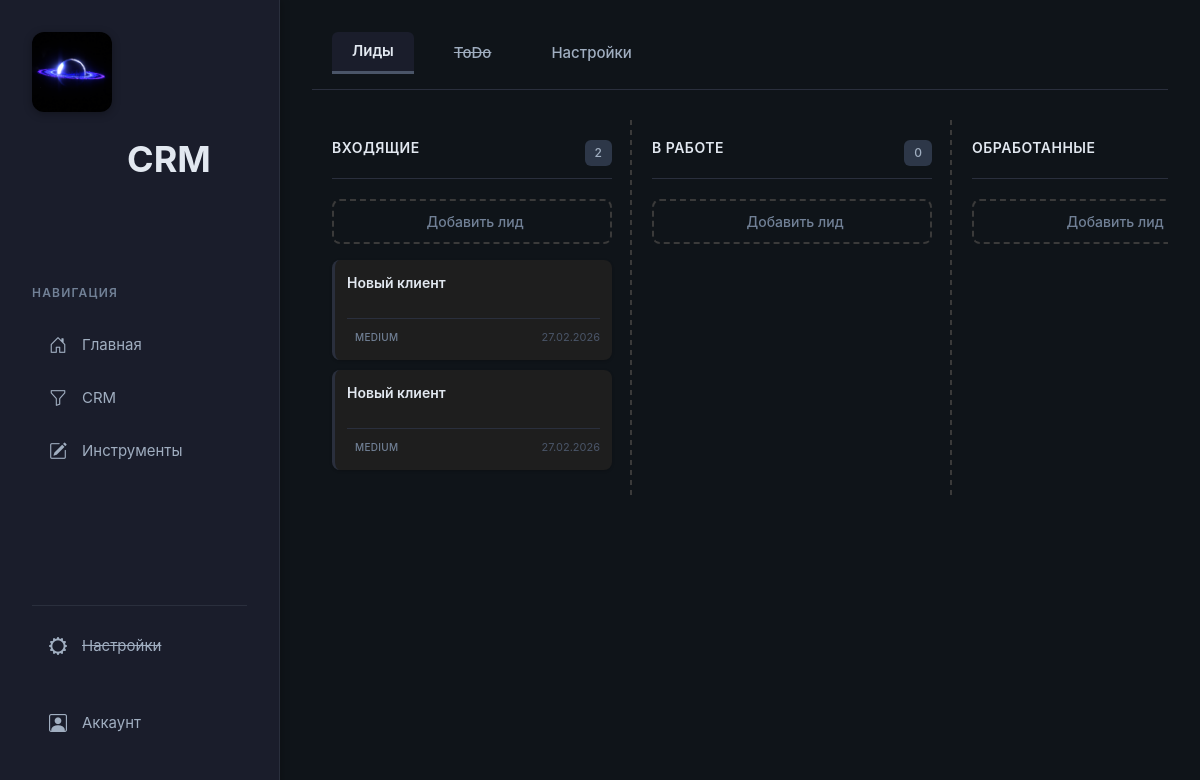
The app's page /crm/ (signed in), older data.
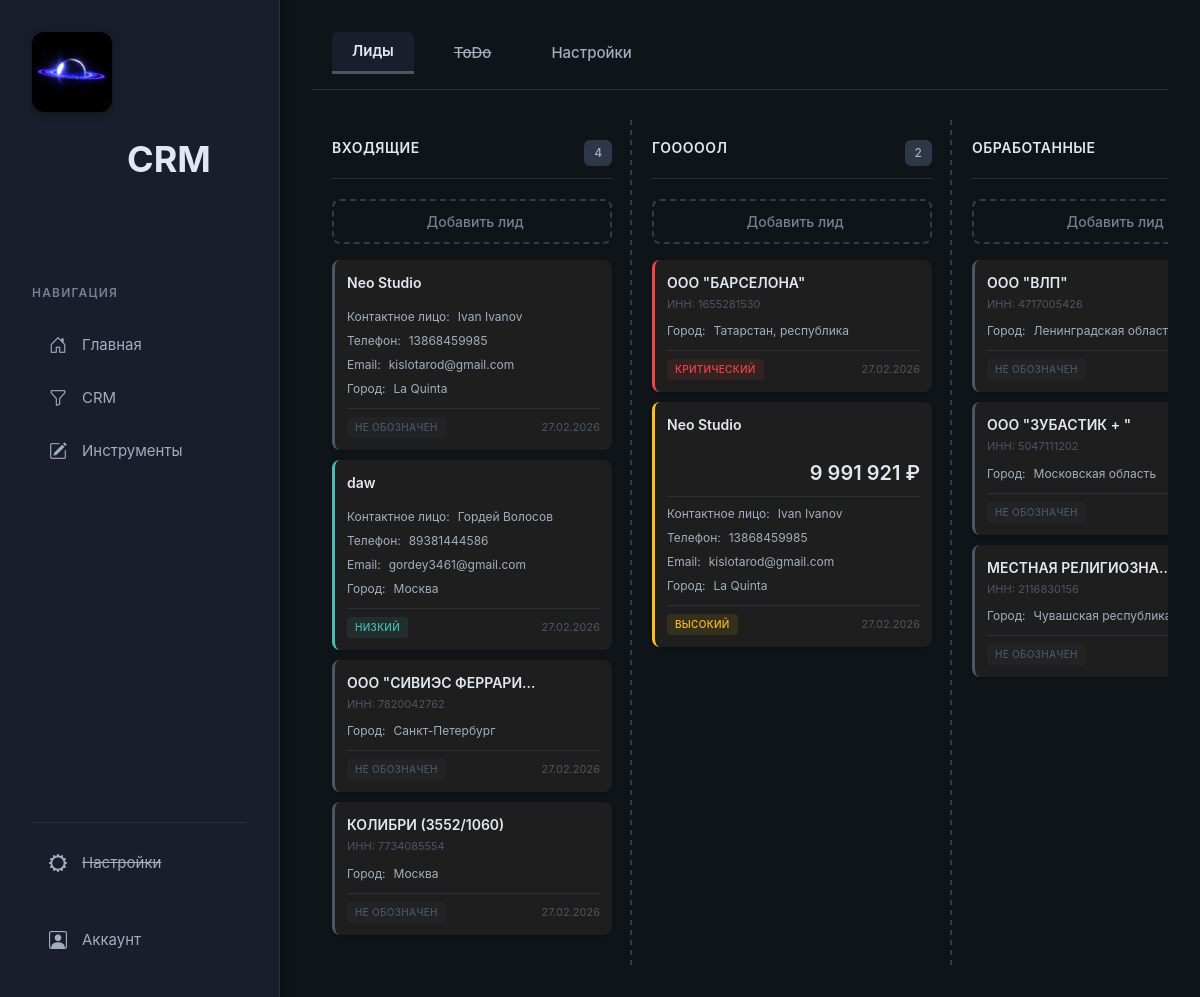
The same page, newer data.
### crm/models.py (models this page shows, shortened)
class KanbanColumn(models.Model):
    user = models.ForeignKey(
        User,
        on_delete=models.CASCADE,
        related_name='kanban_columns'
    )
    title = models.CharField(max_length=50)
    order = models.PositiveIntegerField(default=0)
    class Meta:
        ordering = ['order']

class Lead(models.Model):
    user = models.ForeignKey(User, on_delete=models.CASCADE, related_name='leads')
    company_name = models.CharField(max_length=100, blank=True, null=True)
    total_amount = models.DecimalField(max_digits=15, decimal_places=2, default=0, verbose_name='Сумма сделки')
    inn = models.CharField(max_length=12, blank=True, null=True)
    ogrn = models.CharField(max_length=13, blank=True, null=True)
    director_fio = models.CharField(max_length=200, blank=True, null=True)
    phone = models.CharField(max_length=20, blank=True, null=True)
    email = models.EmailField(blank=True, null=True)
    comment = models.TextField(blank=True, null=True)
    legal_form = models.CharField(max_length=20, blank=True, null=True, verbose_name='Форма организации')
    legal_name = models.CharField(max_length=300, blank=True, null=True, verbose_name='Юридическое название')
    contact_person = models.CharField(max_length=200, blank=True, null=True, verbose_name='Контактное лицо')
    contact_phone = models.CharField(max_length=20, blank=True, null=True, verbose_name='Контактный телефон')
    contact_email = models.EmailField(blank=True, null=True, verbose_name='Контактный email')
    address = models.TextField(blank=True, null=True, verbose_name='Адрес')
    city = models.CharField(max_length=100, blank=True, null=True, verbose_name='Город')
    partner_name = models.CharField(max_length=200, blank=True, null=True, verbose_name='Партнёр (ФИО)')
    partner_position = models.CharField(max_length=200, blank=True, null=True, verbose_name='Должность партнёра')
    partner_phone = models.CharField(max_length=20, blank=True, null=True, verbose_name='Телефон партнёра')
    website = models.URLField(blank=True, null=True, verbose_name='Сайт')
    source = models.CharField(max_length=100, blank=True, null=True, verbose_name='Источник')
    PRIORITY_CHOICES = [
        ('not_set', 'Не обозначен'),
        ('low', 'Низкий'),
        ('high', 'Высокий'),
        ('critical', 'Критический'),
    ]
    priority = models.CharField(
        max_length=20,
        choices=PRIORITY_CHOICES,
        default='not_set',
        verbose_name='Приоритет'
    )
    column = models.ForeignKey(KanbanColumn, on_delete=models.CASCADE, related_name='leads')
    order = models.PositiveIntegerField(default=0)
    created_at = models.DateTimeField(auto_now_add=True)
    updated_at = models.DateTimeField(auto_now=True)
    class Meta:
        ordering = ['order']

### crm/views.py (the view)
# urls.py: path('crm/', include('crm.urls')),
@login_required
def crm(request):
    user = request.user
    if not user.kanban_columns.exists():
        create_default_columns(user)
    columns = (
        user.kanban_columns
        .prefetch_related("leads")
        .order_by("order")
    )
    return render(request, "crm/crm.html", {"columns": columns})

### crm/templates/crm/crm.html (shortened to what this page needs)
{% extends 'main/layout.html' %}
{% load static %}
{% block content %}
<link rel="stylesheet" href="{% static 'crm/css/kanban.css' %}">
{% include 'crm/crm_header.html' with active_tab='leads' %}
<div class="crm crm-page">
    <div class="kanban">
        {% for column in columns %}
        <div class="kanban-column" ondragover="allowDrop(event)" ondrop="drop(event, {{ column.id }})">
            <div class="column-header">
                <h2>{{ column.title }}</h2>
                <span class="column-count">{{ column.leads.count }}</span>
            </div>
            <button class="add-card-btn" onclick="addCard(this, {{ column.id }})">
                 Добавить лид
            </button>
            <div class="kanban-cards" id="column-{{ column.id }}">
                {% for lead in column.leads.all %}
                    {% include "crm/_lead_card.html" with lead=lead %}
                {% endfor %}
            </div>
        </div>
        {% endfor %}
    </div>
</div>
{% endblock %}

### crm/templates/crm/_lead_card.html (shortened to what this page needs)
{% load humanize %}
{% with priority=lead.priority|default:'' %}
<div class="kanban-card priority-{{ priority }}"
     data-id="{{ lead.id }}"
     draggable="true"
     ondragstart="drag(event)"
     data-priority="{{ priority }}">
    <div class="card-header">
        <div class="lead-info">
            <div class="lead-name">{{ lead.company_name }}</div>
            {% if lead.inn %}
                <small class="lead-inn" data-key="inn">ИНН: {{ lead.inn }}</small>
            {% endif %}
        </div>
    </div>
    {% if lead.total_amount %}
    <div class="card-amount" data-key="total_amount">
        <span class="amount-value">{{ lead.total_amount|floatformat:0|intcomma }} ₽</span>
    </div>
    {% endif %}
    <div class="card-fields">
        {% if user.profile.show_contact_person|default:True and lead.contact_person %}
        <div class="card-field" data-key="contact_person">
            <span class="field-label">Контактное лицо:</span>
            <span class="field-value">{{ lead.contact_person }}</span>
        </div>
        {% endif %}
        {% if user.profile.show_phone|default:True and lead.contact_phone %}
        <div class="card-field" data-key="contact_phone">
            <span class="field-label">Телефон:</span>
            <span class="field-value">{{ lead.contact_phone }}</span>
        </div>
        {% endif %}
        {% if user.profile.show_email|default:True and lead.contact_email %}
        <div class="card-field" data-key="contact_email">
            <span class="field-label">Email:</span>
            <span class="field-value">{{ lead.contact_email }}</span>
        </div>
        {% endif %}
        {% if user.profile.show_city|default:True and lead.city %}
        <div class="card-field" data-key="city">
            <span class="field-label">Город:</span>
            <span class="field-value">{{ lead.city }}</span>
        </div>
        {% endif %}
    </div>
    <div class="card-footer">
        <span class="priority-badge {{ priority }}">
            {{ lead.get_priority_display }}
        </span>
        <span class="card-date">
            {{ lead.created_at|date:"d.m.Y" }}
        </span>
    </div>
</div>
{% endwith %}

Row changes from the older to the newer data that the page shows:
removed Lead: company_name "Новый клиент", priority "MEDIUM", created_at "27.02.2026", shown under KanbanColumn "ВХОДЯЩИЕ"
removed Lead: company_name "Новый клиент", priority "MEDIUM", created_at "27.02.2026", shown under KanbanColumn "ВХОДЯЩИЕ"
computed for KanbanColumn "ВХОДЯЩИЕ": leads.count "2" → "4"
added Lead: company_name "Neo Studio", contact_person "Ivan Ivanov", contact_phone "13868459985", contact_email "kislotarod@gmail.com", city "La Quinta", priority "НЕ ОБОЗНАЧЕН", created_at "27.02.2026", shown under KanbanColumn "ВХОДЯЩИЕ"
added Lead: company_name "daw", contact_person "Гордей Волосов", contact_phone "89381444586", contact_email "gordey3461@gmail.com", city "Москва", priority "НИЗКИЙ", created_at "27.02.2026", shown under KanbanColumn "ВХОДЯЩИЕ"
added Lead: company_name "ООО \"СИВИЭС ФЕРРАРИ…", inn "7820042762", city "Санкт-Петербург", priority "НЕ ОБОЗНАЧЕН", created_at "27.02.2026", shown under KanbanColumn "ВХОДЯЩИЕ"
added Lead: company_name "КОЛИБРИ (3552/1060)", inn "7734085554", city "Москва", priority "НЕ ОБОЗНАЧЕН", created_at "27.02.2026", shown under KanbanColumn "ВХОДЯЩИЕ"
changed KanbanColumn: title "В РАБОТЕ" → "ГОООООЛ"; leads.count "0" → "2"
added Lead: company_name "ООО \"БАРСЕЛОНА\"", inn "1655281530", city "Татарстан, республика", priority "КРИТИЧЕСКИЙ", created_at "27.02.2026", shown under KanbanColumn "ГОООООЛ"
added Lead: company_name "Neo Studio", total_amount "9 991 921", contact_person "Ivan Ivanov", contact_phone "13868459985", contact_email "kislotarod@gmail.com", city "La Quinta", priority "ВЫСОКИЙ", created_at "27.02.2026", shown under KanbanColumn "ГОООООЛ"
added Lead: company_name "ООО \"ВЛП\"", inn "4717005426", city "Ленинградская…", priority "НЕ ОБОЗНАЧЕН", shown under KanbanColumn "ОБРАБОТАННЫЕ"
added Lead: company_name "ООО \"ЗУБАСТИК + \"", inn "5047111202", city "Московская область", priority "НЕ ОБОЗНАЧЕН", shown under KanbanColumn "ОБРАБОТАННЫЕ"
added Lead: company_name "МЕСТНАЯ РЕЛИГИОЗНА…", inn "2116830156", city "Чувашская…", priority "НЕ ОБОЗНАЧЕН", shown under KanbanColumn "ОБРАБОТАННЫЕ"
